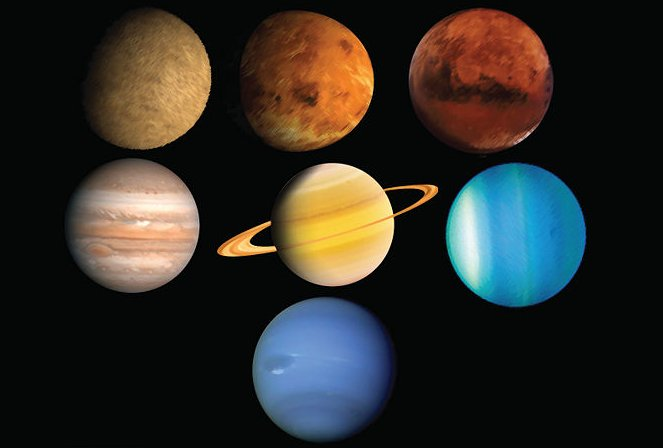
#> input picture datasets/planet_glow.jpg, 663 x 448 px, found by its file name
$ python 15.hough_circles.py
#> lines starting #> are read from the running program, lines starting #| are printed output that depends on the picture; after the words box and inside, x2 and y2 are one past the last pixel; in counts of white or black regions, pixels touching at a corner belong together
import cv2
import numpy as np

planets = cv2.imread('planet_glow.jpg')
#> planets is the input picture: shape (448, 663, 3); mean B, G, R 38.6, 44.2, 47.2
gray_img = cv2.cvtColor(planets, cv2.COLOR_BGR2GRAY)
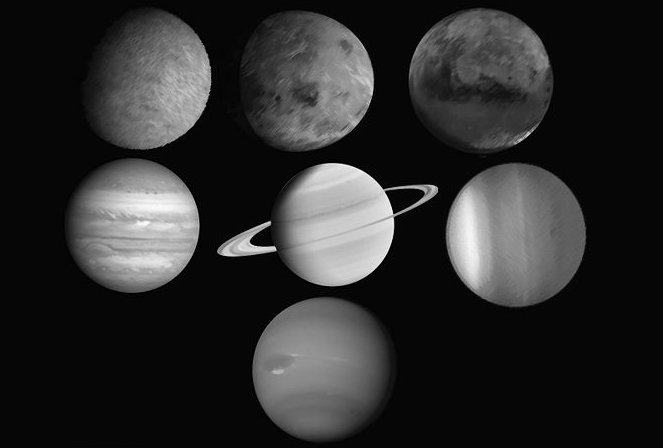
#> gray_img: shape (448, 663); min 0, max 252, mean 44.3
# MedianBlur to reduce noise
gray_img = cv2.medianBlur(gray_img, 5)
# HoughCircles(image, method, dp, minDist, param1, param2, minRadius, maxRadius)
circles = cv2.HoughCircles(gray_img,cv2.HOUGH_GRADIENT,1,120,
                           param1=100,param2=30,minRadius=0,maxRadius=0)
#> circles = [[480.5, 79.5, 72.5], [515.5, 234.5, 71], [323.5, 369.5, 72], [332.5, 223.5, 61.2], [138.5, 77.5, 71.5], [299.5, 83.5, 73.5], [119.5, 227.5, 55.4]]
# convert the (x, y) coordinates and radius of the circles to integers
circles = np.uint16(np.around(circles))
#> circles = [[480, 80, 72], [516, 234, 71], [324, 370, 72], [332, 224, 61], [138, 78, 72], [300, 84, 74], [120, 228, 55]]

for i in circles[0,:]:
    # draw the outer circle
    cv2.circle(planets,(i[0],i[1]),i[2],(0,255,0),2)
    # draw the center of the circle
    cv2.circle(planets,(i[0],i[1]),2,(0,0,255),3)
#> this loop made 7 passes
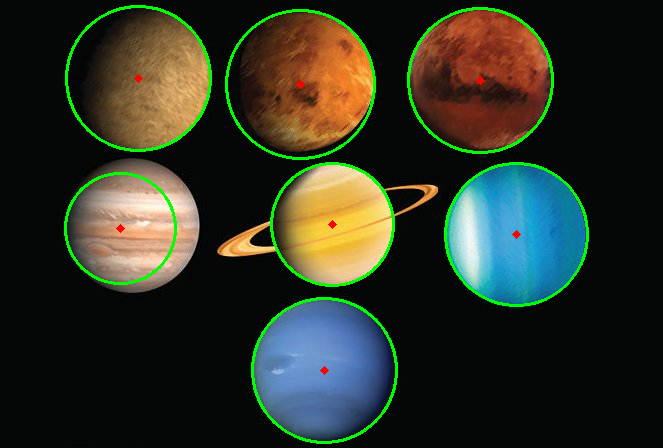
#> planets: shape (448, 663, 3); 3.13% of pixels changed, all inside (x1, y1, x2, y2) = (64, 5, 589, 444)

cv2.imwrite("planets_circles.jpg", planets)
cv2.imshow("HoughCirlces", planets)
cv2.waitKey()
cv2.destroyAllWindows()

$ run again, with datasets/cats_00009.jpg copied over datasets/planet_glow.jpg
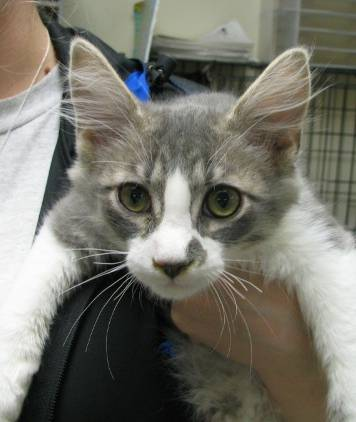
#> input picture datasets/cats_00009.jpg, 356 x 422 px, found by its file name
#> planets is the input picture: shape (422, 356, 3); mean B, G, R 107.3, 117.2, 118.7
#> `gray_img = cv2.cvtColor(planets, cv2.COLOR_BGR2GRAY)`:
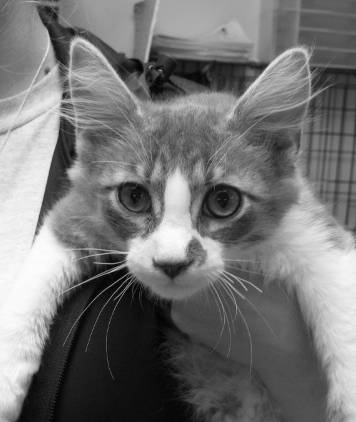
#> gray_img: shape (422, 356); min 0, max 255, mean 116.5
#> `circles = cv2.HoughCircles(gray_img,cv2.HOUGH_GRADIENT,1,120, param1=1..`: circles = [[238.5, 170.5, 114.3], [12.5, 155.5, 146.1], [153.5, 385.5, 124.9], [199.5, 30.5, 147.8], [314.5, 264.5, 90.3], [336.5, 98.5, 31.4], [107.5, 235.5, 25.2]]
#> `circles = np.uint16(np.around(circles))`: circles = [[238, 170, 114], [12, 156, 146], [154, 386, 125], [200, 30, 148], [314, 264, 90], [336, 98, 31], [108, 236, 25]]
#> the loop `for i in circles[0,:]:` made 7 passes
#> after the loop `for i in circles[0,:]:`:
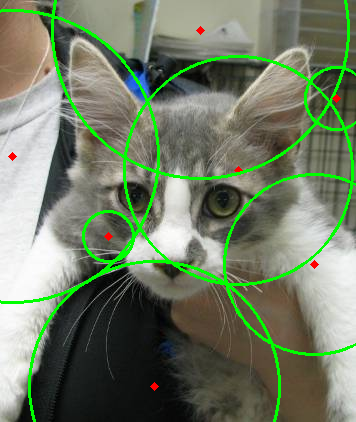
#> planets: shape (422, 356, 3); 5.66% of pixels changed, all inside (x1, y1, x2, y2) = (0, 0, 356, 422)
